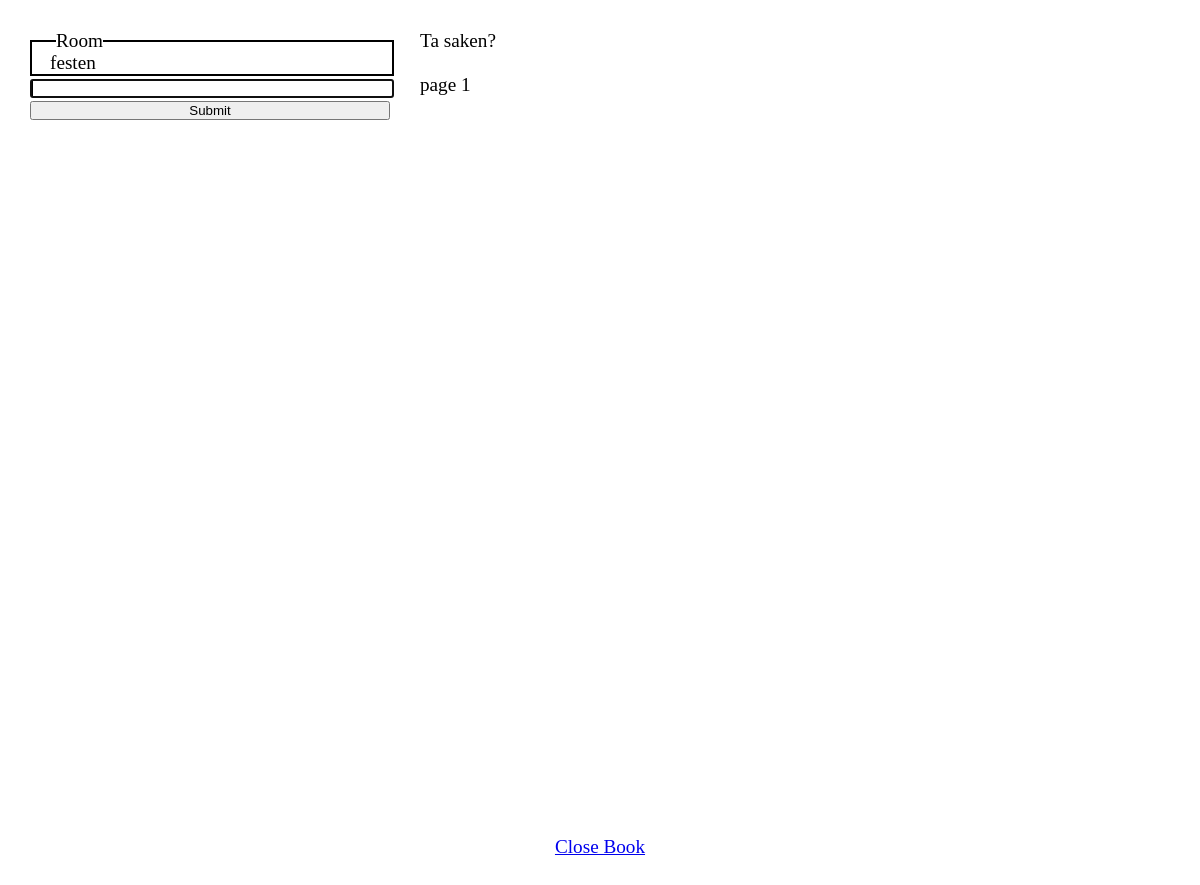
Page /play.php?page=1 on the earlier database version.
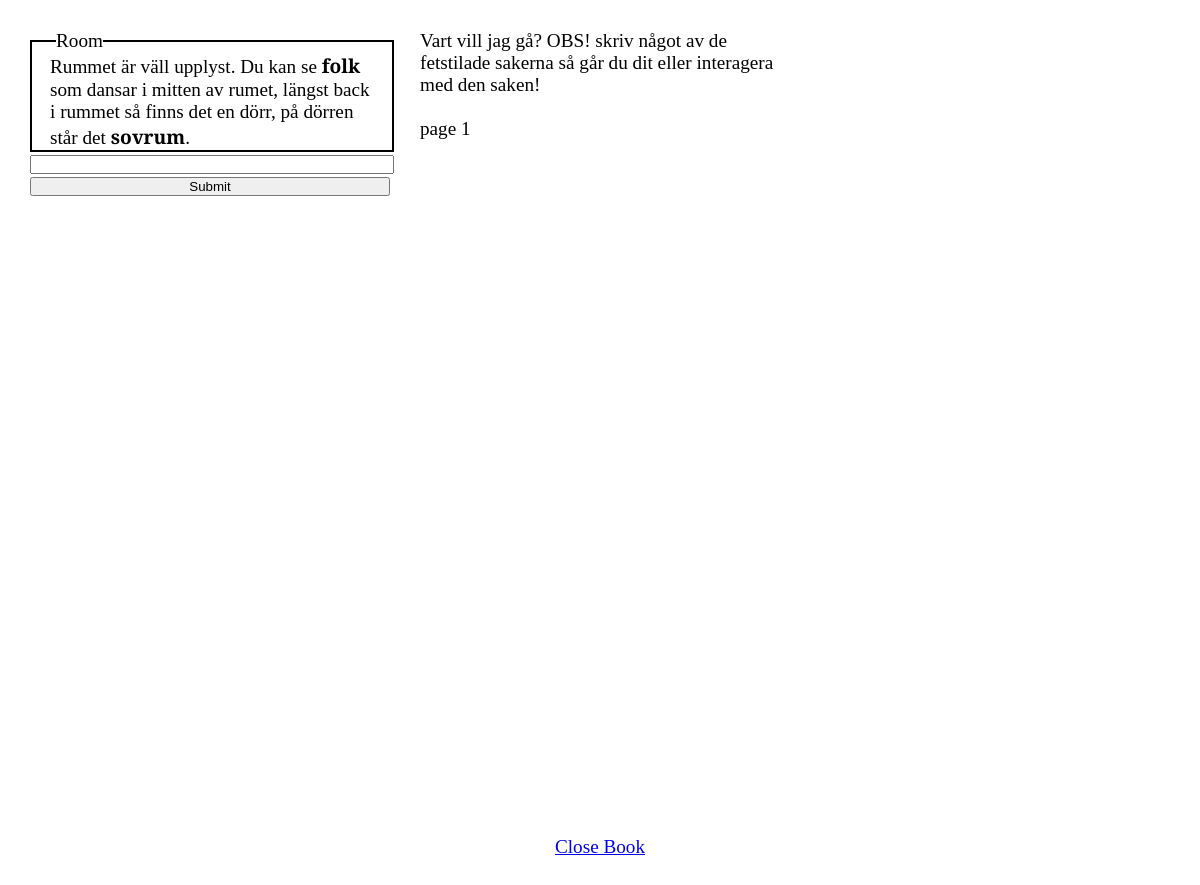
Same page on the later database version.
### tables this page shows
CREATE TABLE `story` (
  `id` int(10) UNSIGNED NOT NULL,
  `text` text NOT NULL,
  `plats` text NOT NULL
);

### play.php (the view, shortened to what this page needs)
<!doctype html>
<html lang="se">
<head>
	<link rel="stylesheet" href="css/style.css">
	<link rel="stylesheet" type="text/css" href="css/add.css">
</head>
<body>
<main class="content">
	<section>
<?php
	include_once 'include/dbinfo.php';
	$dbh = new PDO('mysql:host=localhost;dbname=te16;charset=utf8mb4', $dbuser, $dbpass);
	if (isset($_GET['page'])) {
		$filteredPage = filter_input(INPUT_GET, "page", FILTER_VALIDATE_INT);
		$stmt = $dbh->prepare("SELECT * FROM story WHERE id = :id");
		$stmt->bindParam(':id', $filteredPage);
		$stmt->execute();
		$storyrow = $stmt->fetch(PDO::FETCH_ASSOC);
		echo "<p>" . $storyrow['text'] . "</p>";
		echo "<br><p>page " . $filteredPage . "</p>";
		echo "<a class='closeBok' href='/Webserver/Hemlig/Solo/play.php'>" . 'Close Book' . "</a>";
	} elseif(isset($_SESSION['page'])) {
	} else {
		echo "<a href='?page=1' class='openBok'>" . 'Open Book 1' . "</a>";
	}
?>
</section>
	<?php
	if (isset($_GET['page'])) {
	echo '
		<div class="roomDesPos">
			<fieldset class="roomDes">
				<legend>Room</legend>
				'
				?>
				<?php
				if (isset($_GET['page'])) {
					echo "<p class='roomDesText'>" . $storyrow['plats'] . "</p>";
				}
				?>
				<?php echo '
				</fieldset>
				<form action="" method="POST">
					<input type="text" name="input_value" id="input" autocomplete="off" autofocus>
					<input class="submit" type="submit" name="submit" ismap="submit" value="Submit">
				</form>
		</div>
		';
	}
	?>
</main>
</body>
</html>

### css/style.css (style rules this page uses)
.content { padding: 16px; }
main { margin: 0 auto; width: 90%; }
html { font-size: 16px; }
body { font-size: 1.2em; font-family: 'Merriweather', serif; margin: 0px; padding: 0px; }

### css/add.css (style rules this page uses)
* { margin: 0; padding: 0; }
section { position: absolute; left: 50%; top: 2.5vw; transform: translate(-50%,0); height: 100%; width: 30%; }
.closeBok { position: absolute; left: 50%; transform: translate(-50%,0); bottom: 10%; }
.roomDesPos { position: absolute; top: 2.5vw; left: 2.5vw; width: 30%; height: 35%; }
legend { margin-left: 2vw; }
.roomDes { border: 2px solid #000; width: 100%; overflow: hidden; }
.roomDesText { margin-left: 50%; transform: translate(-50%,0); width: 90%; }
input { height: 10%; width: 100%; }

Differences in the rows shown:
changed story: text "Ta saken?" → "Vart vill jag gå? OBS! skriv något av de fetstilade sakerna så går du dit eller interagera med den saken!"; plats "festen" → "Rummet är väll upplyst. Du kan se folk som dansar i mitten av rumet, längst back i rummet så finns det en dörr, på dörren står det sovrum ."
